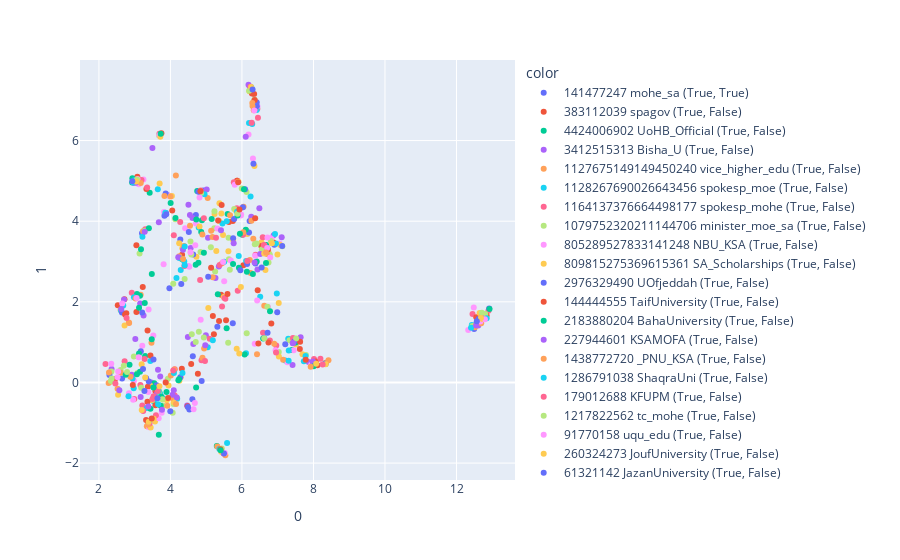

The notebook cell saved with this chart:
### Code cell
trans = umap.UMAP().fit_transform(adj)
px.scatter(trans, x=0, y=1, color=graph.nodes.values())
